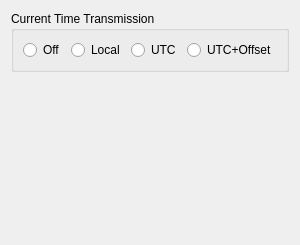
        <widget class="QWidget" name="tabMiscellaneous">
         <attribute name="title">
          <string>Miscellaneous</string>
         </attribute>
         <layout class="QVBoxLayout" name="verticalLayout_4">
          <property name="spacing">
           <number>6</number>
          </property>
          <property name="margin">
           <number>11</number>
          </property>
          <item>
           <widget class="QGroupBox" name="GroupBoxCurrentTime">
            <property name="title">
             <string>Current Time Transmission</string>
            </property>
            <layout class="QHBoxLayout" name="horizontalLayout_4">
             <item>
              <widget class="QRadioButton" name="RadioButtonCurTimeOff">
               <property name="text">
                <string>Off</string>
               </property>
               <attribute name="buttonGroup">
                <string notr="true">ButtonGroupCurrentTime</string>
               </attribute>
              </widget>
             </item>
             <item>
              <widget class="QRadioButton" name="RadioButtonCurTimeLocal">
               <property name="text">
                <string>Local</string>
               </property>
               <attribute name="buttonGroup">
                <string notr="true">ButtonGroupCurrentTime</string>
               </attribute>
              </widget>
             </item>
             <item>
              <widget class="QRadioButton" name="RadioButtonCurTimeUTC">
               <property name="text">
                <string>UTC</string>
               </property>
               <attribute name="buttonGroup">
                <string notr="true">ButtonGroupCurrentTime</string>
               </attribute>
              </widget>
             </item>
             <item>
              <widget class="QRadioButton" name="RadioButtonCurTimeUTCOffset">
               <property name="text">
                <string>UTC+Offset</string>
               </property>
               <attribute name="buttonGroup">
                <string notr="true">ButtonGroupCurrentTime</string>
               </attribute>
              </widget>
             </item>
            </layout>
           </widget>
          </item>
          <item>
           <spacer name="verticalSpacer_4">
            <property name="orientation">
             <enum>Qt::Vertical</enum>
            </property>
            <property name="sizeHint" stdset="0">
             <size>
              <width>20</width>
              <height>162</height>
             </size>
            </property>
           </spacer>
          </item>
         </layout>
        </widget>
